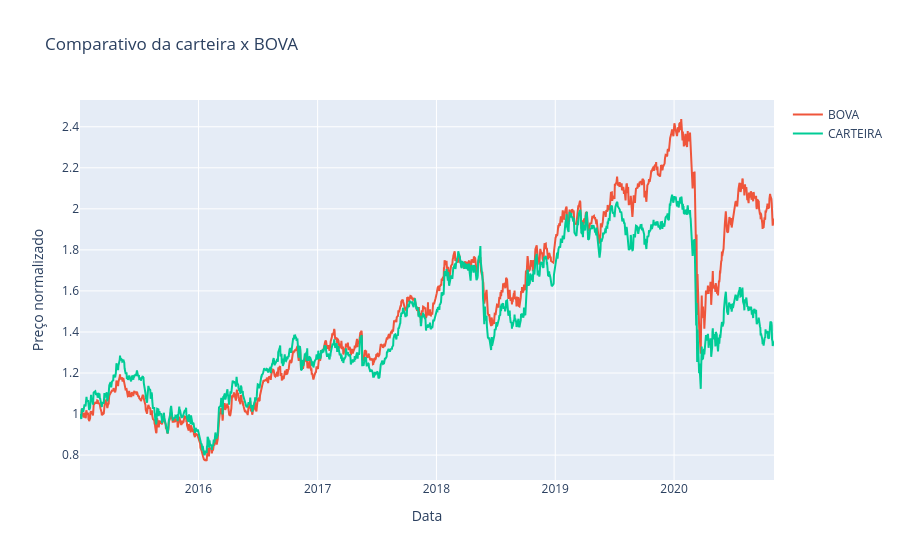

The notebook cell saved with this chart:
### Code cell
comparativo = dataset_normalizado.drop(['AMBEV', 'ODONTOPREV', 'VIVO', 'PETROBRAS', 'BBRASIL'], axis=1)
figura = px.line(title='Comparativo da carteira x BOVA')
for i in comparativo.columns[1:]:
    figura.add_scatter(x=comparativo['Date'], y=comparativo[i], name=i)
figura.update_layout(xaxis_title='Data', yaxis_title='Preço normalizado')
figura.show()

### Figure 1 — Plotly figure (JSON) as saved in the notebook; plotly's stock layout.template omitted (floating-point values rounded to 4 significant figures; data arrays with more than 128 entries replaced by an {"elided": "..."} marker saying what was removed)
{"data": [{"hovertemplate": "<extra></extra>", "legendgroup": "", "line": {"color": "#636efa", "dash": "solid"}, "marker": {"symbol": "circle"}, "mode": "lines", "name": "", "orientation": "v", "showlegend": false, "type": "scatter", "xaxis": "x", "yaxis": "y"}, {"name": "BOVA", "type": "scatter", "x": {"elided": "1446 str values"}, "y": {"elided": "1446 float values"}}, {"name": "CARTEIRA", "type": "scatter", "x": {"elided": "1446 str values"}, "y": {"elided": "1446 float values"}}], "layout": {"legend": {"tracegroupgap": 0}, "title": {"text": "Comparativo da carteira x BOVA"}, "xaxis": {"anchor": "y", "domain": [0, 1], "title": {"text": "Data"}}, "yaxis": {"anchor": "x", "domain": [0, 1], "title": {"text": "Preço normalizado"}}}}
